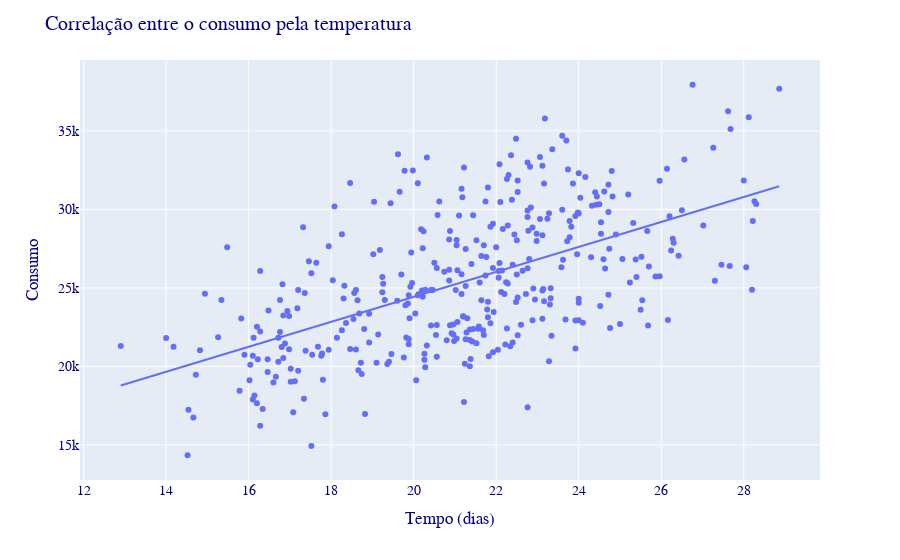

The code cell stored with this chart in its notebook:
### Markdown cell above
## Correlação entre o consumo e a temperatura média

### Code cell
fig = px.scatter(cerveja, x="temp_media", y="consumo", trendline="ols")

fig.update_layout(
    title="Correlação entre o consumo pela temperatura",
    xaxis_title=" Tempo (dias)",
    yaxis_title="Consumo",
    font=dict(family="New latin, monospace", size=14, color="navy"),
    legend=dict(x=1.5, y=1.5)
)
fig.show()

### Figure 1 — Plotly figure (JSON) as saved in the notebook; plotly's stock layout.template omitted (floating-point values rounded to 4 significant figures; data arrays with more than 128 entries replaced by an {"elided": "..."} marker saying what was removed)
{"data": [{"hovertemplate": "temp_media=%{x}<br>consumo=%{y}<extra></extra>", "legendgroup": "", "marker": {"color": "#636efa", "symbol": "circle"}, "mode": "markers", "name": "", "orientation": "v", "showlegend": false, "type": "scatter", "x": {"elided": "365 float values"}, "xaxis": "x", "y": {"elided": "365 int values"}, "yaxis": "y"}, {"hovertemplate": "<b>OLS trendline</b><br>consumo = 794.883 * temp_media + 8528.91<br>R<sup>2</sup>=0.330182<br><br>temp_media=%{x}<br>consumo=%{y} <b>(trend)</b><extra></extra>", "legendgroup": "", "marker": {"color": "#636efa", "symbol": "circle"}, "mode": "lines", "name": "", "showlegend": false, "type": "scatter", "x": {"elided": "365 float values"}, "xaxis": "x", "y": {"elided": "365 float values"}, "yaxis": "y"}], "layout": {"autosize": true, "font": {"color": "navy", "family": "New latin, monospace", "size": 14}, "legend": {"tracegroupgap": 0, "x": 1.5, "y": 1.5}, "margin": {"t": 60}, "title": {"text": "Correlação entre o consumo pela temperatura"}, "xaxis": {"anchor": "y", "autorange": true, "domain": [0, 1], "range": [11.96, 29.8], "title": {"text": " Tempo (dias)"}, "type": "linear"}, "yaxis": {"anchor": "x", "autorange": true, "domain": [0, 1], "range": [12520.0, 39760.0], "title": {"text": "Consumo"}, "type": "linear"}}}
